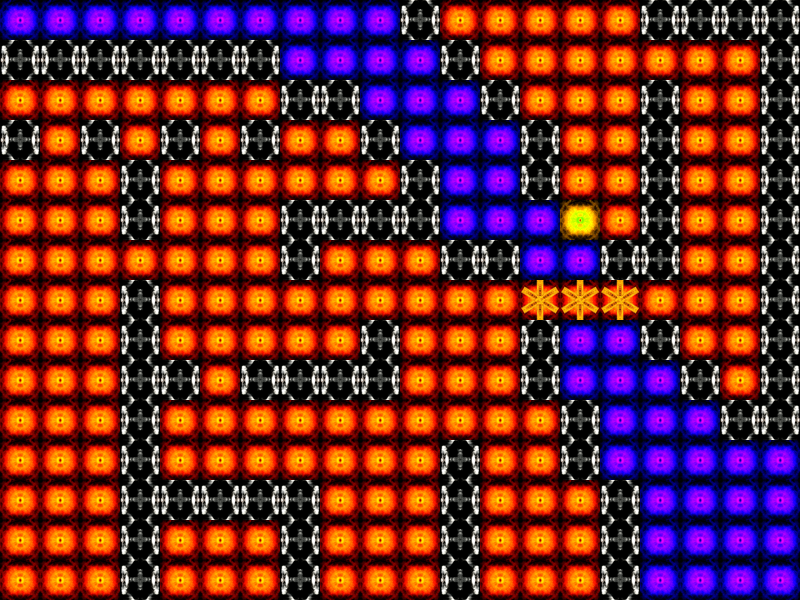

A level layout from a 2D game, rendered from its tile map. Below: a short description, then the map file with tile-grid data replaced by summaries:
An orthogonal 20x15 tile map with 40x40 px tiles, 2 tile layers (Terrain, Collision), 7 tilesets.

<map version="1.0" orientation="orthogonal" width="20" height="15" tilewidth="40" tileheight="40">
 <tileset firstgid="1" name="heisenberg" tilewidth="40" tileheight="40">
  <image source="heisenberg.png" trans="ff00ff" width="160" height="40" />
 </tileset>
 <tileset firstgid="5" name="collisionmap" tilewidth="40" tileheight="40">
  <image source="collisionmap.png" trans="ff00ff" width="40" height="40" />
 </tileset>
 <tileset firstgid="6" name="Tileset" tilewidth="40" tileheight="40">
  <image source="tileset.png" width="160" height="40" />
 </tileset>
 <tileset firstgid="10" name="Tileset" tilewidth="40" tileheight="40">
  <image source="tileset.png" width="160" height="40" />
 </tileset>
 <tileset firstgid="14" name="Tile + Bridge New 2" tilewidth="40" tileheight="40">
  <image source="bridge.png" width="40" height="40" />
 </tileset>
 <tileset firstgid="15" name="Tileset 2" tilewidth="40" tileheight="40">
  <image source="tileset2.png" width="120" height="40" />
 </tileset>
 <tileset firstgid="18" name="tileset 3" tilewidth="40" tileheight="40">
  <image source="tileset3.png" width="80" height="40" />
 </tileset>
 <layer name="Terrain" width="20" height="15">
  <data>[300 cells, 300 non-empty, 4 distinct tile ids]</data>
 </layer>
 <layer name="Collision" width="20" height="15">
  <data>[300 cells, 300 non-empty, 5 distinct tile ids]</data>
 </layer>
</map>